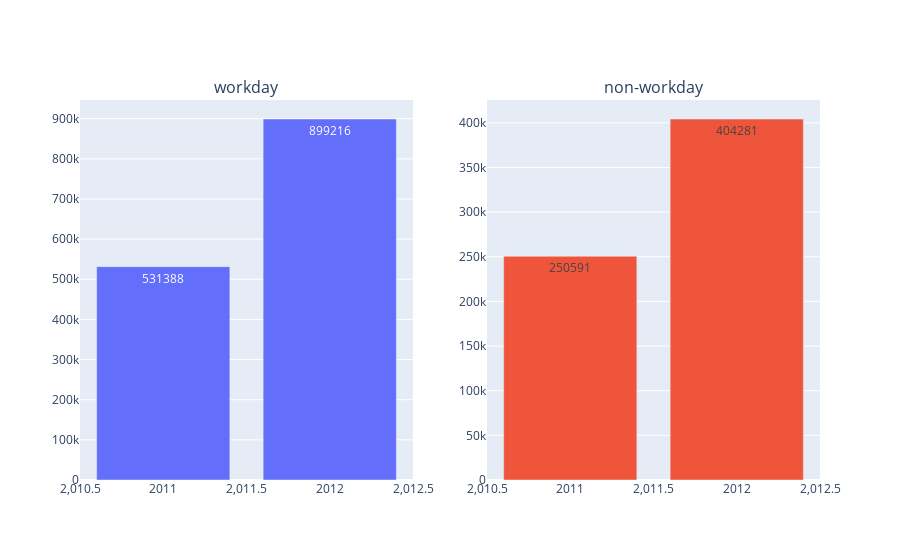

Notebook source saved alongside this figure:
### Code cell
visualize('year')

### Figure 1 — Plotly figure (JSON) as saved in the notebook; plotly's stock layout.template omitted (floating-point values rounded to 4 significant figures)
{"data": [{"text": [531388, 899216], "textposition": "auto", "texttemplate": "%{text:.0f}", "type": "bar", "x": [2011, 2012], "xaxis": "x", "y": [531388, 899216], "yaxis": "y"}, {"text": [250591, 404281], "textposition": "auto", "texttemplate": "%{text:.0f}", "type": "bar", "x": [2011, 2012], "xaxis": "x2", "y": [250591, 404281], "yaxis": "y2"}], "layout": {"annotations": [{"font": {"size": 16}, "showarrow": false, "text": "workday", "x": 0.225, "xanchor": "center", "xref": "paper", "y": 1, "yanchor": "bottom", "yref": "paper"}, {"font": {"size": 16}, "showarrow": false, "text": "non-workday", "x": 0.775, "xanchor": "center", "xref": "paper", "y": 1, "yanchor": "bottom", "yref": "paper"}], "showlegend": false, "xaxis": {"anchor": "y", "domain": [0, 0.45]}, "xaxis2": {"anchor": "y2", "domain": [0.55, 1]}, "yaxis": {"anchor": "x", "domain": [0, 1]}, "yaxis2": {"anchor": "x2", "domain": [0, 1]}}}
